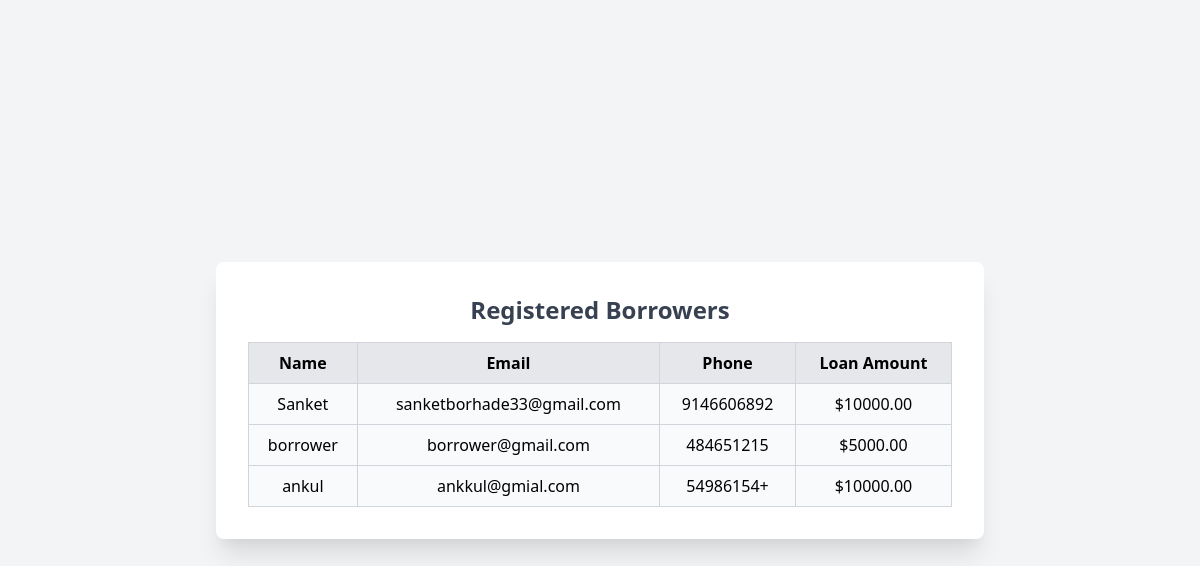
The page /borrowers/ on the database its author committed.
### loan/models.py (models this page shows, shortened)
class Borrower(models.Model):
    name = models.CharField(max_length=255)
    email = models.EmailField(unique=True)
    phone = models.CharField(max_length=15)
    loan_amount = models.DecimalField(max_digits=10, decimal_places=2)
    purpose = models.TextField()
    created_at = models.DateTimeField(auto_now_add=True)

### loan/views.py (the view)
# urls.py: path("borrowers/", borrower_list, name="borrower_list"),  # Only one definition
def borrower_list(request):
    borrowers = Borrower.objects.all()  # Fetch borrowers from Borrower model
    return render(request, 'loan/borrower_list.html', {'borrowers': borrowers})

### loan/templates/loan/borrower_list.html (shortened to what this page needs)
<!DOCTYPE html>
<html lang="en">
<head>
    <link href="https://cdn.jsdelivr.net/npm/tailwindcss@2.2.19/dist/tailwind.min.css" rel="stylesheet">
</head>
<body class="bg-gray-100 flex items-center justify-center min-h-screen p-6">
    <div class="max-w-3xl w-full bg-white shadow-xl rounded-lg p-8">
        <h2 class="text-2xl font-bold text-gray-700 mb-4 text-center">Registered Borrowers</h2>
        <table class="w-full border-collapse border border-gray-300">
            <thead>
                <tr class="bg-gray-200">
                    <th class="border border-gray-300 p-2">Name</th>
                    <th class="border border-gray-300 p-2">Email</th>
                    <th class="border border-gray-300 p-2">Phone</th>
                    <th class="border border-gray-300 p-2">Loan Amount</th>
                </tr>
            </thead>
            <tbody>
                {% for borrower in borrowers %}
                <tr class="text-center bg-gray-50">
                    <td class="border border-gray-300 p-2">{{ borrower.name }}</td>
                    <td class="border border-gray-300 p-2">{{ borrower.email }}</td>
                    <td class="border border-gray-300 p-2">{{ borrower.phone }}</td>
                    <td class="border border-gray-300 p-2">${{ borrower.loan_amount }}</td>
                </tr>
                {% empty %}
                <tr>
                    <td colspan="4" class="text-center text-gray-500 p-4">No borrowers found</td>
                </tr>
                {% endfor %}
            </tbody>
        </table>
    </div>
</body>
</html>

### rows shown on the page
Borrower: name "Sanket", email "sanketborhade33@gmail.com", phone "9146606892", loan_amount "10000.00"
Borrower: name "borrower", email "borrower@gmail.com", phone "484651215", loan_amount "5000.00"
Borrower: name "ankul", email "ankkul@gmial.com", phone "54986154+", loan_amount "10000.00"
